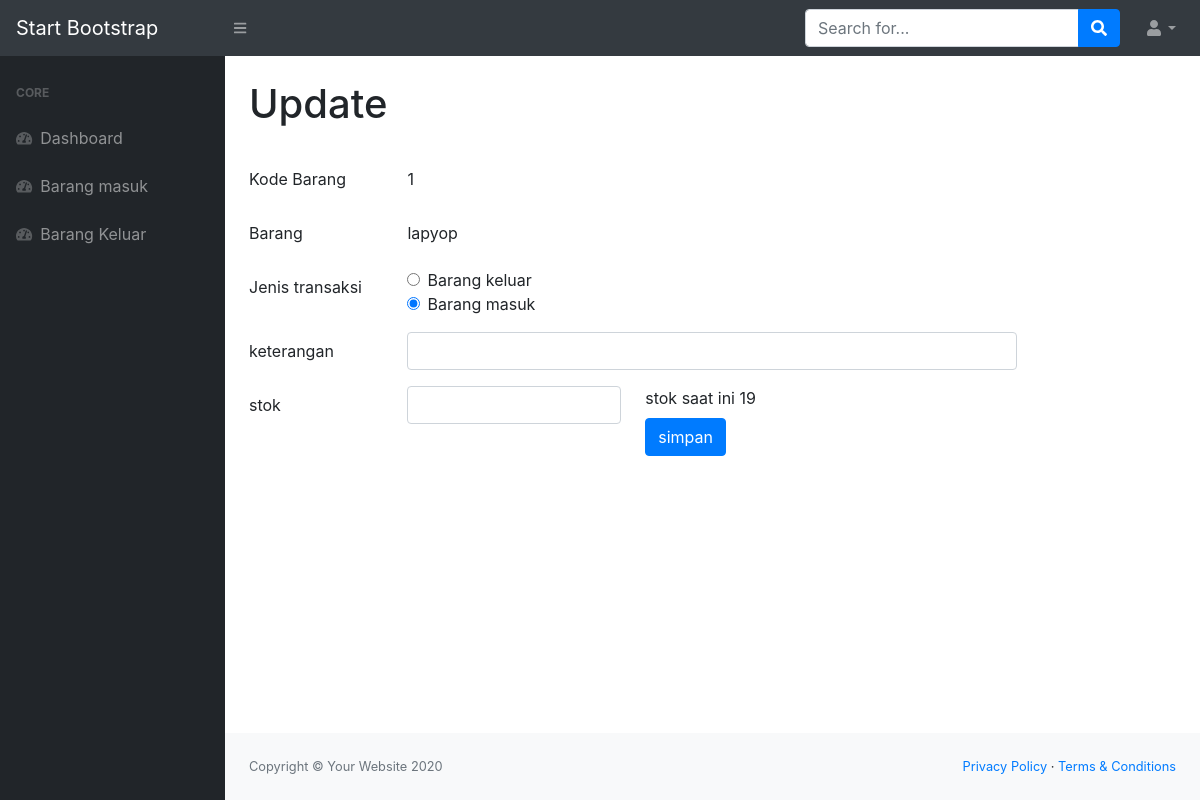
Page /update.php?id=1 on the committed database.
### tables this page shows
CREATE TABLE `stock` (
  `id_barang` int(10) NOT NULL,
  `nama_barang` varchar(30) NOT NULL,
  `deskripsi` varchar(100) NOT NULL,
  `stok` int(10) NOT NULL
);

### update.php (the view, shortened to what this page needs)
<?php
include 'config.php';
$id = $_GET['id'];
$result = $conn->query("SELECT * FROM stock WHERE id_barang=$id");
$row = $result->fetch_assoc();
?>
<!DOCTYPE html>
<html lang="en">
    <head>
        <link href="css/styles.css" rel="stylesheet" />
        <link href="https://cdn.datatables.net/1.10.20/css/dataTables.bootstrap4.min.css" rel="stylesheet" />
    </head>
    <body class="sb-nav-fixed">
        <nav class="sb-topnav navbar navbar-expand navbar-dark bg-dark">
            <a class="navbar-brand" href="index.html">Start Bootstrap</a>
            <button class="btn btn-link btn-sm order-1 order-lg-0" id="sidebarToggle" href="#"><i class="fas fa-bars"></i></button>
            <form class="d-none d-md-inline-block form-inline ml-auto mr-0 mr-md-3 my-2 my-md-0">
                <div class="input-group">
                    <input class="form-control" type="text" placeholder="Search for..." aria-label="Search" aria-describedby="basic-addon2" />
                    <div class="input-group-append">
                        <button class="btn btn-primary" type="button"><i class="fas fa-search"></i></button>
                    </div>
                </div>
            </form>
            <ul class="navbar-nav ml-auto ml-md-0">
                <li class="nav-item dropdown">
                    <a class="nav-link dropdown-toggle" id="userDropdown" href="#" role="button" data-toggle="dropdown" aria-haspopup="true" aria-expanded="false"><i class="fas fa-user fa-fw"></i></a>
                </li>
            </ul>
        </nav>
        <div id="layoutSidenav">
            <div id="layoutSidenav_nav">
                <nav class="sb-sidenav accordion sb-sidenav-dark" id="sidenavAccordion">
                    <div class="sb-sidenav-menu">
                        <div class="nav">
                            <div class="sb-sidenav-menu-heading">Core</div>
                            <a class="nav-link" href="index.php">
                                <div class="sb-nav-link-icon"><i class="fas fa-tachometer-alt"></i></div>
                                Dashboard
                            </a>
                            <a class="nav-link" href="masuk.php">
                                <div class="sb-nav-link-icon"><i class="fas fa-tachometer-alt"></i></div>
                                Barang masuk
                            </a>
                            <a class="nav-link" href="keluar.php">
                                <div class="sb-nav-link-icon"><i class="fas fa-tachometer-alt"></i></div>
                                Barang Keluar
                            </a>
                    </div>
                </nav>
            </div>
            <div id="layoutSidenav_content">
                <main>
                    <div class="container-fluid">
                        <h1 class="mt-4">Update </h1><br>
                        <form method="POST" action="tambah_stok.php">
                          <div class="form-group row">
                            <label for="staticEmail" class="col-sm-2 col-form-label">Kode Barang </label>
                            <div class="col-sm-8">
                              <input type="text" readonly class="form-control-plaintext" name="id" id="id" value="<?php echo $row['id_barang']; ?>" >
                            </div>
                          </div>
                          <div class="form-group row">
                            <label for="staticEmail" class="col-sm-2 col-form-label">Barang </label>
                            <div class="col-sm-8">
                              <input type="text" readonly class="form-control-plaintext" name ="nama_barang" id="nama_barang" value="<?php echo $row['nama_barang']; ?>" >
                            </div>
                          </div>
                          <div class="form-group row">
                            <label for="staticEmail" class="col-sm-2 col-form-label">Jenis transaksi</label>
                            <div class="col-sm-8">
                            <div class="form-check">
                              <input class="form-check-input" type="radio" name="pilihan" id="keluar" value="keluar">
                              <label class="form-check-label" for="flexRadioDefault1">
                               Barang keluar
                              </label>
                            </div>
                            <div class="form-check">
                              <input class="form-check-input" type="radio" name="pilihan" id="masuk" value="masuk" checked>
                              <label class="form-check-label" for="flexRadioDefault2">
                                Barang masuk
                              </label>
                            </div>
                            </div>
                          </div>
                          <div class="form-group row">
                            <label for="staticEmail" class="col-sm-2 col-form-label">keterangan </label>
                            <div class="col-sm-8">
                            <input type="text" class="form-control" id="keterangan" name="keterangan" value="">
                            </div>
                          </div>
                          <div class="form-group row">
                            <label for="inputPassword" class="col-sm-2 col-form-label">stok</label>
                            <div class="col-sm-3">
                              <input type="text" class="form-control" id="stok" name="stok" value="">
                            </div>
                            <div class="col-sm-2">
                                <label for="">stok saat ini <?php echo $row['stok']; ?></label>
                                <button class="btn btn-primary"name="simpan" type="submit">simpan</button></div>
                          </div>
                        </form>
                    </div>
                </main>
                <footer class="py-4 bg-light mt-auto">
                    <div class="container-fluid">
                        <div class="d-flex align-items-center justify-content-between small">
                            <div class="text-muted">Copyright &copy; Your Website 2020</div>
                            <div>
                                <a href="#">Privacy Policy</a>
                                &middot;
                                <a href="#">Terms &amp; Conditions</a>
                            </div>
                        </div>
                    </div>
                </footer>
            </div>
        </div>
    </body>
</html>

### rows in the picture
stock: id "1", nama_barang "lapyop", stok "19"
